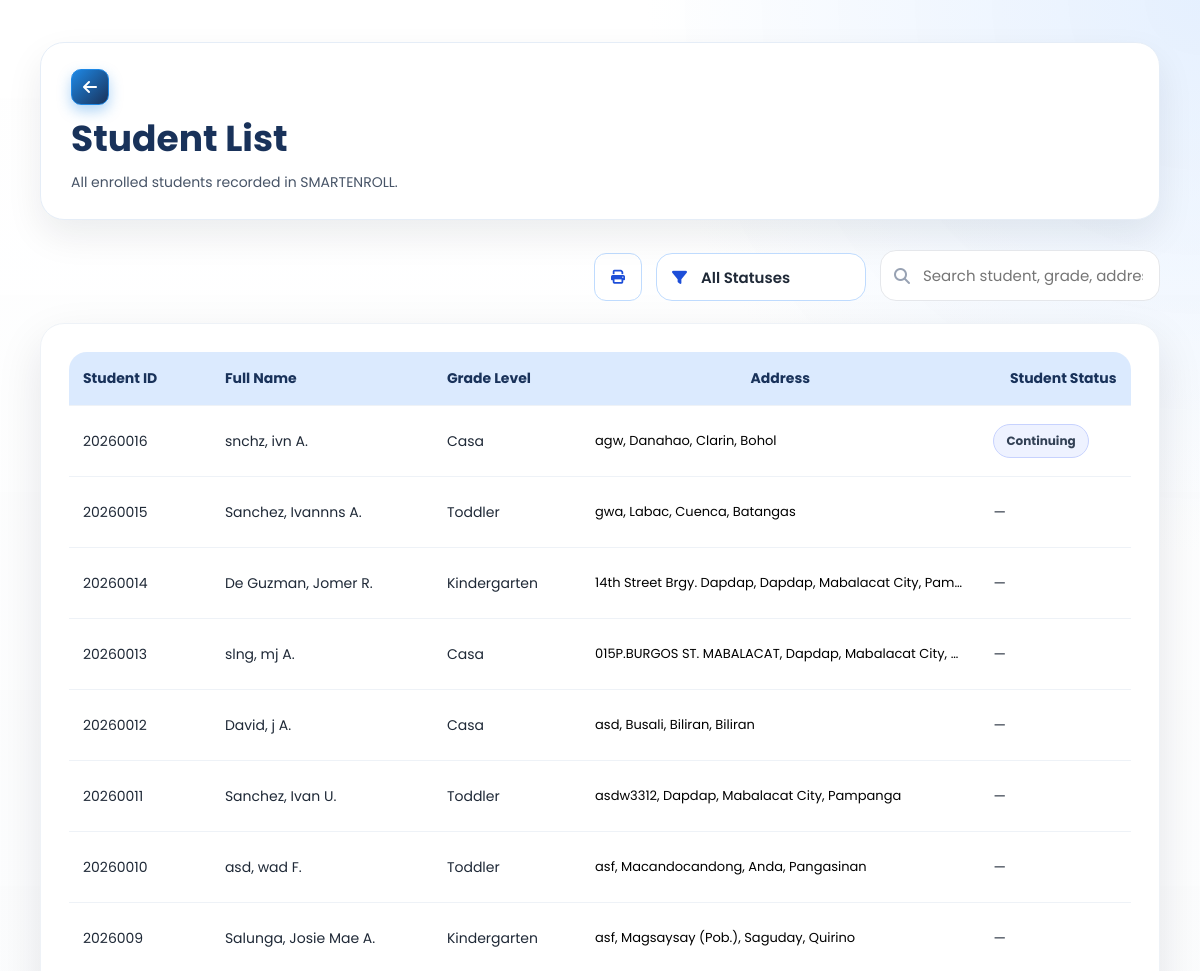
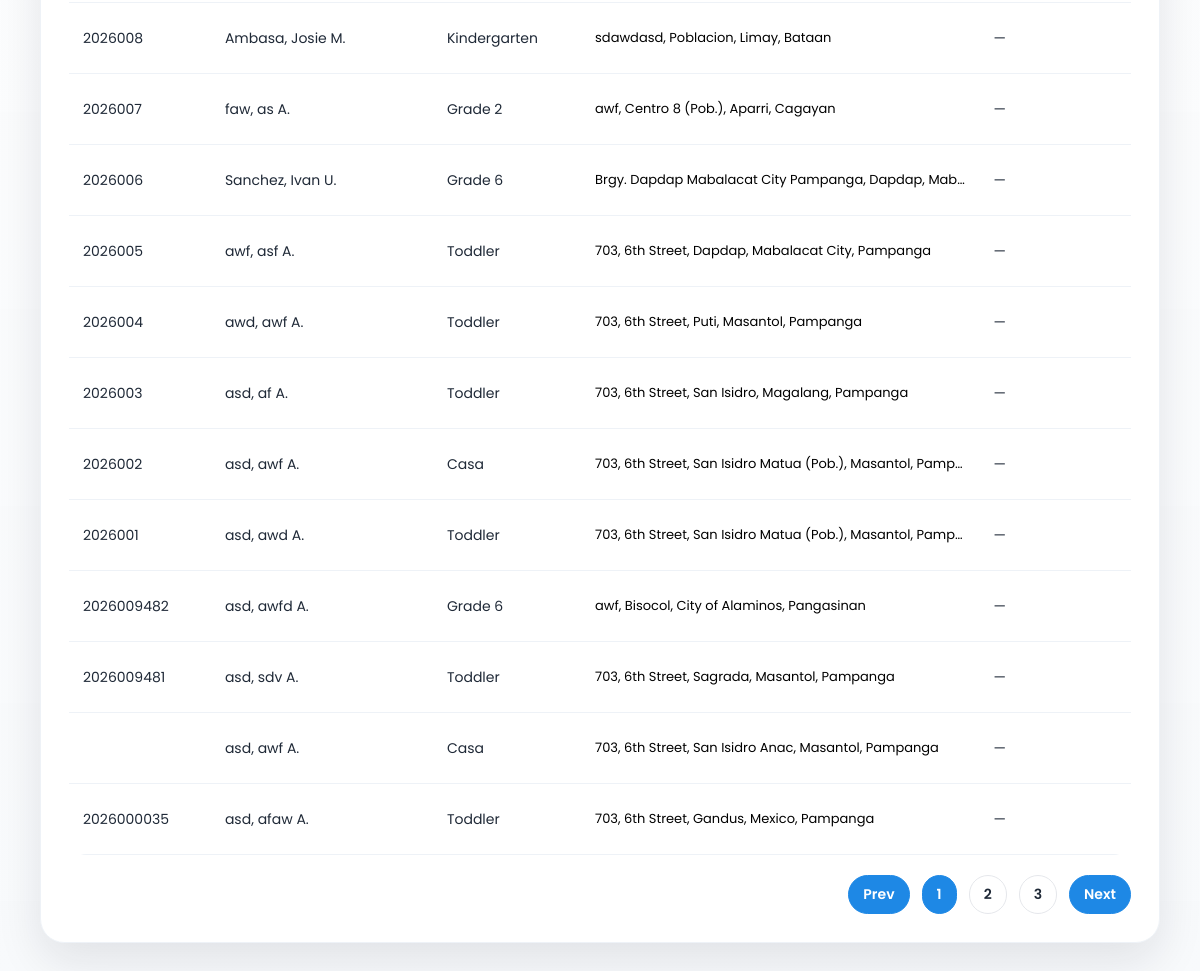
Screenshot of /SmartEnroll/student_list.php (signed in) with the database file from the repository (2 pictures, top to bottom).
### tables this page shows
CREATE TABLE `enrollments` (
  `id` int(11) NOT NULL,
  `grade_level` varchar(50) DEFAULT NULL,
  `student_id` varchar(20) DEFAULT NULL,
  `school_year` varchar(20) DEFAULT NULL,
  `student_status` varchar(50) DEFAULT NULL,
  `completion_date` date DEFAULT NULL,
  `learner_lname` varchar(100) DEFAULT NULL,
  `learner_fname` varchar(100) DEFAULT NULL,
  `learner_mname` varchar(100) DEFAULT NULL,
  `learner_ext` varchar(20) DEFAULT NULL,
  `nickname` varchar(100) DEFAULT NULL,
  `sex` varchar(20) DEFAULT NULL,
  `dob` varchar(20) DEFAULT NULL,
  `age` int(11) DEFAULT NULL,
  `mother_tongue` varchar(100) DEFAULT NULL,
  `religion` varchar(100) DEFAULT NULL,
  `email` varchar(150) DEFAULT NULL,
  `province` varchar(100) DEFAULT NULL,
  `municipality` varchar(100) DEFAULT NULL,
  `barangay` varchar(100) DEFAULT NULL,
  `street` varchar(150) DEFAULT NULL,
  `father_lname` varchar(100) DEFAULT NULL,
  `father_fname` varchar(100) DEFAULT NULL,
  `father_mname` varchar(100) DEFAULT NULL,
  `father_occ` varchar(100) DEFAULT NULL,
  `father_contact` varchar(50) DEFAULT NULL,
  `mother_lname` varchar(100) DEFAULT NULL,
  `mother_fname` varchar(100) DEFAULT NULL,
  `mother_mname` varchar(100) DEFAULT NULL,
  `mother_occ` varchar(100) DEFAULT NULL,
  `mother_contact` varchar(50) DEFAULT NULL,
  `mother_maiden` varchar(100) DEFAULT NULL,
  `guardian_type` varchar(50) DEFAULT NULL,
  `guardian_lname` varchar(100) DEFAULT NULL,
  `guardian_fname` varchar(100) DEFAULT NULL,
  `guardian_mname` varchar(100) DEFAULT NULL,
  `guardian_occ` varchar(100) DEFAULT NULL,
  `guardian_contact` varchar(50) DEFAULT NULL,
  `emergency1_name` varchar(150) DEFAULT NULL,
  `emergency1_relationship` varchar(100) DEFAULT NULL,
  `emergency1_contact` varchar(50) DEFAULT NULL,
  `emergency2_name` varchar(150) DEFAULT NULL,
  `emergency2_relationship` varchar(100) DEFAULT NULL,
  `emergency2_contact` varchar(50) DEFAULT NULL,
  `emergency3_name` varchar(150) DEFAULT NULL,
  `emergency3_relationship` varchar(100) DEFAULT NULL,
  `emergency3_contact` varchar(50) DEFAULT NULL,
  `special_needs` text DEFAULT NULL,
  `medication` varchar(10) DEFAULT NULL,
  `medication_details` text DEFAULT NULL,
  `created_at` timestamp NOT NULL DEFAULT current_timestamp()
);

### SmartEnroll/student_list.php (the view, shortened to what this page needs)
<?php
$rows = [];
$error = '';
$page = 1;
$perPage = 20;
$totalPages = 1;
$search = trim((string)($_GET['q'] ?? ''));
$studentStatusFilterOptions = [
    'all' => 'All Statuses',
    'New' => 'New',
    'Continuing' => 'Continuing',
    'Drop' => 'Drop',
    'blank' => 'Not Set',
];
$studentStatusFilter = trim((string)($_GET['student_status'] ?? 'all'));
$isPrintMode = (string)($_GET['print'] ?? '') === '1';
function build_student_list_url(array $overrides = []): string
{
    global $search, $studentStatusFilter, $page, $isPrintMode;
    $params = [
        'q' => $search,
        'student_status' => $studentStatusFilter,
        'page' => $page,
        'print' => $isPrintMode ? '1' : '',
    ];
    foreach ($overrides as $key => $value) {
        $params[$key] = $value;
    }
    foreach ($params as $key => $value) {
        if ($value === null || $value === '') {
            unset($params[$key]);
            continue;
        }
        if ($key === 'student_status' && $value === 'all') {
            unset($params[$key]);
            continue;
        }
        if ($key === 'page' && (int)$value <= 1) {
            unset($params[$key]);
            continue;
        }
    }
    return 'student_list.php' . ($params !== [] ? '?' . http_build_query($params) : '');
}
try {
    $conn = new mysqli('127.0.0.1', 'root', '', 'smartenroll');
    $conn->set_charset('utf8mb4');
    $page = isset($_GET['page']) ? (int)$_GET['page'] : 1;
    $whereClauses = [];
    $queryTypes = '';
    $queryValues = [];
    $whereSql = $whereClauses !== [] ? 'WHERE ' . implode(' AND ', $whereClauses) : '';
    $filteredCountStmt = $conn->prepare("SELECT COUNT(*) AS total FROM enrollments $whereSql");
    $filteredCountStmt->execute();
    $filteredRows = (int)($filteredCountStmt->get_result()->fetch_assoc()['total'] ?? 0);
    if ($isPrintMode) {
        $page = 1;
        $totalPages = 1;
        $offset = 0;
    } else {
        $totalPages = max(1, (int)ceil($filteredRows / $perPage));
        $offset = ($page - 1) * $perPage;
    }
    $sql = "SELECT id, student_id, learner_lname, learner_fname, learner_mname, grade_level, street, barangay, municipality, province, student_status
            FROM enrollments
            $whereSql
            ORDER BY id DESC";
    if (!$isPrintMode) {
        $sql .= " LIMIT ? OFFSET ?";
        $queryTypes .= 'ii';
        $queryValues[] = $perPage;
        $queryValues[] = $offset;
    }
    $stmt = $conn->prepare($sql);
    if ($queryValues !== []) {
        $stmt->bind_param($queryTypes, ...$queryValues);
    }
    $stmt->execute();
    $result = $stmt->get_result();
    while ($row = $result->fetch_assoc()) {
        $rows[] = $row;
    }
} catch (Throwable $e) {
    $error = $e->getMessage();
}
?>
<!DOCTYPE html>
<html lang="en">
<head>
    <link rel="stylesheet" href="css/style.css">
    <link rel="stylesheet" href="css/student_list.css">
    <link rel="stylesheet" href="https://cdnjs.cloudflare.com/ajax/libs/font-awesome/6.5.0/css/all.min.css">
</head>
<body class="dashboard-page dashboard-white-page<?php echo $isPrintMode ? ' student-list-print-page' : ''; ?>" data-print-mode="<?php echo $isPrintMode ? '1' : '0'; ?>">
<main class="dashboard-main">
    <div class="dashboard-header student-header">
        <div class="student-header-left">
            <a href="dashboard.php" class="dashboard-link back-left">
                <i class="fa-solid fa-arrow-left"></i>
            </a>
            <div class="student-header-title">
                <h1>Student List</h1>
                <p>All enrolled students recorded in SMARTENROLL.</p>
            </div>
        </div>
    </div>
    <section class="student-list-toolbar">
        <form class="student-filter-form" method="get" action="student_list.php">
            <a href="<?php echo htmlspecialchars(build_student_list_url(['print' => '1', 'page' => null])); ?>" data-print-url="<?php echo htmlspecialchars(build_student_list_url(['print' => '1', 'page' => null])); ?>" class="export-btn print student-print-btn" aria-label="Print List" title="Print List">
                <i class="fa-solid fa-print"></i>
            </a>
            <label class="student-filter-field student-filter-inline">
                <div class="student-filter-select-wrap">
                    <select name="student_status" id="studentStatusFilter" aria-label="Student Status">
                        <?php foreach ($studentStatusFilterOptions as $filterValue => $filterLabel): ?>
                            <option value="<?php echo htmlspecialchars($filterValue); ?>" <?php echo $studentStatusFilter === $filterValue ? 'selected' : ''; ?>>
                                <?php echo htmlspecialchars($filterLabel); ?>
                            </option>
                        <?php endforeach; ?>
                    </select>
                </div>
            </label>
            <div class="student-search student-search-inline">
                <i class="fa-solid fa-magnifying-glass"></i>
                <input id="studentSearch" type="text" name="q" value="<?php echo htmlspecialchars($search); ?>" placeholder="Search student, grade, address, or status">
            </div>
        </form>
    </section>
    <div class="student-list-card">
        <?php if ($error): ?>
            <div class="student-error">
                <strong>Unable to load students.</strong>
                <p><?php echo htmlspecialchars($error); ?></p>
            </div>
        <?php elseif (empty($rows)): ?>
            <div class="student-empty">
                <p>No student records found.</p>
            </div>
        <?php else: ?>
            <div class="student-table-wrap">
                <table class="student-table">
                    <thead>
                        <tr>
                            <th>Student ID</th>
                            <th>Full Name</th>
                            <th>Grade Level</th>
                            <th>Address</th>
                            <th>Student Status</th>
                        </tr>
                    </thead>
                    <tbody>
                        <?php foreach ($rows as $row): ?>
                            <?php
                                $m = trim((string)($row['learner_mname'] ?? ''));
                                $mi = $m !== '' ? strtoupper(mb_substr($m, 0, 1)) . '.' : '';
                                $fullName = trim(
                                    ($row['learner_lname'] ?? '') . ', ' .
                                    ($row['learner_fname'] ?? '') . ' ' . $mi
                                );
                                $fullName = trim(preg_replace('/\s+/', ' ', $fullName), " ,");
                                $addressParts = array_filter([
                                    trim((string)($row['street'] ?? '')),
                                    trim((string)($row['barangay'] ?? '')),
                                    trim((string)($row['municipality'] ?? '')),
                                    trim((string)($row['province'] ?? ''))
                                ], fn($v) => $v !== '');
                                $address = implode(', ', $addressParts);
                                $studentStatus = trim((string)($row['student_status'] ?? ''));
                                $studentStatusClass = strtolower(trim((string)preg_replace('/[^a-z0-9]+/', '-', $studentStatus), '-'));
                            ?>
                            <tr>
                                <td><?php echo htmlspecialchars($row['student_id'] ?? ''); ?></td>
                                <td><?php echo htmlspecialchars($fullName !== '' ? $fullName : '—'); ?></td>
                                <td><?php echo htmlspecialchars($row['grade_level'] ?? ''); ?></td>
                                <td class="address-cell" title="<?php echo htmlspecialchars($address); ?>">
                                    <?php echo htmlspecialchars($address !== '' ? $address : '—'); ?>
                                </td>
                                <td class="student-status-cell">
                                    <?php if ($studentStatus !== ''): ?>
                                        <span class="student-status-pill <?php echo htmlspecialchars($studentStatusClass); ?>">
                                            <?php echo htmlspecialchars($studentStatus); ?>
                                        </span>
                                    <?php else: ?>
                                        —
                                    <?php endif; ?>
                                </td>
                            </tr>
                        <?php endforeach; ?>
                    </tbody>
                </table>
            </div>
            <?php if (!$isPrintMode && $totalPages > 1): ?>
                <div class="pagination">
                    <a class="page-btn nav" href="<?php echo htmlspecialchars(build_student_list_url(['page' => max(1, $page - 1), 'print' => null])); ?>">Prev</a>
                    <?php
                        $start = max(1, $page - 2);
                        $end = min($totalPages, $page + 2);
                        for ($p = $start; $p <= $end; $p++) {
                            $active = $p === $page ? ' active' : '';
                            echo '<a class="page-btn' . $active . '" href="' . htmlspecialchars(build_student_list_url(['page' => $p, 'print' => null])) . '">' . $p . '</a>';
                        }
                    ?>
                    <a class="page-btn nav" href="<?php echo htmlspecialchars(build_student_list_url(['page' => min($totalPages, $page + 1), 'print' => null])); ?>">Next</a>
                </div>
            <?php endif; ?>
        <?php endif; ?>
    </div>
</main>
</body>
</html>

### SmartEnroll/css/style.css (style rules this page uses)
* { margin: 0; padding: 0; box-sizing: border-box; font-family: 'Poppins', sans-serif; }
:root { --logo-blue: #19325a; --logo-blue-light: #1e88e5; --logo-yellow: #fdd835; --logo-yellow-soft: #ffe970; --logo-green: #43a047; }
body, html { height: 100%; color: #fff; }
html { scroll-behavior: smooth; }
body { background: #0f172a; }
.dashboard-page { background: linear-gradient(135deg, rgba(12, 25, 47, 0.72), rgba(25, 50, 90, 0.48)), #f5f6f8; color: #1b1f2a; position: relative; min-height: 100vh; overflow-x: hidden; }
.dashboard-page::before { content: ""; position: fixed; inset: 0; background: linear-gradient(135deg, rgba(12, 25, 47, 0.5), rgba(25, 50, 90, 0.18)), url('../assets/img1.jpg') center center / cover no-repeat; filter: blur(5px) saturate(1.05); transform: scale(1.05); z-index: 0; }
.dashboard-page::after { content: ""; position: fixed; inset: 0; background: radial-gradient(circle at top right, rgba(253, 216, 53, 0.22), transparent 28%), linear-gradient(180deg, rgba(255, 255, 255, 0.08), rgba(255, 255, 255, 0.16)); z-index: 0; pointer-events: none; }
.dashboard-page.dashboard-white-page { background: #f8fafc; }
.dashboard-page.dashboard-white-page::before { display: none; }
.dashboard-page.dashboard-white-page::after { background: radial-gradient(circle at top right, rgba(219, 234, 254, 0.72), transparent 24%), linear-gradient(180deg, rgba(255, 255, 255, 0.96), rgba(248, 250, 252, 1)); }
.dashboard-page.dashboard-white-page .dashboard-header { background: #ffffff; border: 1px solid #e5edf7; box-shadow: 0 16px 36px rgba(15, 23, 42, 0.08); }
.dashboard-page.dashboard-white-page .dashboard-header h1 { color: var(--logo-blue); }
.dashboard-page.dashboard-white-page .dashboard-header p { color: #475467; }
.dashboard-main { width: min(1680px, calc(100vw - 40px)); max-width: 1680px; margin: 0 auto; padding: 42px 20px 56px; position: relative; z-index: 1; }
.dashboard-header { display: flex; align-items: center; justify-content: space-between; gap: 20px; margin-bottom: 30px; padding: 26px 30px; border-radius: 24px; background: linear-gradient(135deg, rgba(255, 255, 255, 0.2), rgba(245, 248, 255, 0.12)); backdrop-filter: blur(14px); box-shadow: 0 20px 48px rgba(4, 12, 26, 0.24); border: 1px solid rgba(255, 255, 255, 0.22); }
.dashboard-header h1 { color: #ffffff; font-size: clamp(2rem, 3vw, 2.6rem); margin-bottom: 6px; }
.dashboard-header p { color: rgba(225, 232, 244, 0.88); font-size: 14px; }
.dashboard-link { text-decoration: none; color: var(--logo-blue); font-weight: 700; background: rgba(253, 216, 53, 0.95); padding: 12px 18px; border-radius: 999px; box-shadow: 0 10px 24px rgba(253, 216, 53, 0.26); transition: transform 0.2s ease, box-shadow 0.2s ease, background 0.2s ease; }

### rows the page displays
enrollments: student "20260016", learner_lname+learner_fname+learner_mname "snchz, ivn A.", grade_level "Casa", address "agw, Danahao, Clarin, Bohol", student_status "Continuing"
enrollments: student "20260015", learner_lname+learner_fname+learner_mname "Sanchez, Ivannns A.", grade_level "Toddler", address "gwa, Labac, Cuenca, Batangas"
enrollments: student "20260014", learner_lname+learner_fname+learner_mname "De Guzman, Jomer R.", grade_level "Kindergarten", address "14th Street Brgy. Dapdap, Dapdap, Mabalacat City, Pam…"
enrollments: student "20260013", learner_lname+learner_fname+learner_mname "slng, mj A.", grade_level "Casa", address "015P.BURGOS ST. MABALACAT, Dapdap, Mabalacat City,…"
enrollments: student "20260012", learner_lname+learner_fname+learner_mname "David, j A.", grade_level "Casa", address "asd, Busali, Biliran, Biliran"
enrollments: student "20260011", learner_lname+learner_fname+learner_mname "Sanchez, Ivan U.", grade_level "Toddler", address "asdw3312, Dapdap, Mabalacat City, Pampanga"
enrollments: student "20260010", learner_lname+learner_fname+learner_mname "asd, wad F.", grade_level "Toddler", address "asf, Macandocandong, Anda, Pangasinan"
enrollments: student "2026009", learner_lname+learner_fname+learner_mname "Salunga, Josie Mae A.", grade_level "Kindergarten", address "asf, Magsaysay (Pob.), Saguday, Quirino"
enrollments: student "2026008", learner_lname+learner_fname+learner_mname "Ambasa, Josie M.", grade_level "Kindergarten", address "sdawdasd, Poblacion, Limay, Bataan"
enrollments: student "2026007", learner_lname+learner_fname+learner_mname "faw, as A.", grade_level "Grade 2", address "awf, Centro 8 (Pob.), Aparri, Cagayan"
enrollments: student "2026006", learner_lname+learner_fname+learner_mname "Sanchez, Ivan U.", grade_level "Grade 6", address "Brgy. Dapdap Mabalacat City Pampanga, Dapdap, Mab…"
enrollments: student "2026005", learner_lname+learner_fname+learner_mname "awf, asf A.", grade_level "Toddler", address "703, 6th Street, Dapdap, Mabalacat City, Pampanga"
enrollments: student "2026004", learner_lname+learner_fname+learner_mname "awd, awf A.", grade_level "Toddler", address "703, 6th Street, Puti, Masantol, Pampanga"
enrollments: student "2026003", learner_lname+learner_fname+learner_mname "asd, af A.", grade_level "Toddler", address "703, 6th Street, San Isidro, Magalang, Pampanga"
enrollments: student "2026002", learner_lname+learner_fname+learner_mname "asd, awf A.", grade_level "Casa", address "703, 6th Street, San Isidro Matua (Pob.), Masantol, Pamp…"
enrollments: student "2026001", learner_lname+learner_fname+learner_mname "asd, awd A.", grade_level "Toddler", address "703, 6th Street, San Isidro Matua (Pob.), Masantol, Pamp…"
enrollments: student "2026009482", learner_lname+learner_fname+learner_mname "asd, awfd A.", grade_level "Grade 6", address "awf, Bisocol, City of Alaminos, Pangasinan"
enrollments: student "2026009481", learner_lname+learner_fname+learner_mname "asd, sdv A.", grade_level "Toddler", address "703, 6th Street, Sagrada, Masantol, Pampanga"
enrollments: learner_lname+learner_fname+learner_mname "asd, awf A.", grade_level "Casa", address "703, 6th Street, San Isidro Anac, Masantol, Pampanga"
enrollments: student "2026000035", learner_lname+learner_fname+learner_mname "asd, afaw A.", grade_level "Toddler", address "703, 6th Street, Gandus, Mexico, Pampanga"

### other values shown
form field student_status "All Statuses"
